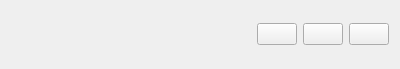
<?xml version="1.0" encoding="UTF-8"?>
<ui version="4.0">
 <class>WindowManageButtons</class>
 <widget class="QWidget" name="WindowManageButtons">
  <property name="geometry">
   <rect>
    <x>0</x>
    <y>0</y>
    <width>400</width>
    <height>69</height>
   </rect>
  </property>
  <property name="windowTitle">
   <string>Form</string>
  </property>
  <layout class="QHBoxLayout" name="horizontalLayout">
   <item>
    <spacer name="horizontalSpacer">
     <property name="orientation">
      <enum>Qt::Horizontal</enum>
     </property>
     <property name="sizeHint" stdset="0">
      <size>
       <width>253</width>
       <height>20</height>
      </size>
     </property>
    </spacer>
   </item>
   <item>
    <widget class="QPushButton" name="minimize">
     <property name="text">
      <string/>
     </property>
     <property name="icon">
      <iconset resource="../application.qrc">
       <normaloff>:/ui_icons/resources/ui_icons/minimize.svg</normaloff>:/ui_icons/resources/ui_icons/minimize.svg</iconset>
     </property>
     <property name="iconSize">
      <size>
       <width>24</width>
       <height>24</height>
      </size>
     </property>
    </widget>
   </item>
   <item>
    <widget class="QPushButton" name="zoom">
     <property name="text">
      <string/>
     </property>
     <property name="icon">
      <iconset resource="../application.qrc">
       <normaloff>:/ui_icons/resources/ui_icons/zoom.svg</normaloff>
       <normalon>:/ui_icons/resources/ui_icons/zoom_minimize.svg</normalon>
       <selectedoff>:/ui_icons/resources/ui_icons/zoom.svg</selectedoff>:/ui_icons/resources/ui_icons/zoom.svg</iconset>
     </property>
     <property name="iconSize">
      <size>
       <width>24</width>
       <height>24</height>
      </size>
     </property>
     <property name="checkable">
      <bool>true</bool>
     </property>
     <property name="checked">
      <bool>false</bool>
     </property>
    </widget>
   </item>
   <item>
    <widget class="QPushButton" name="close">
     <property name="text">
      <string/>
     </property>
     <property name="icon">
      <iconset resource="../application.qrc">
       <normaloff>:/ui_icons/resources/ui_icons/close.svg</normaloff>:/ui_icons/resources/ui_icons/close.svg</iconset>
     </property>
     <property name="iconSize">
      <size>
       <width>24</width>
       <height>24</height>
      </size>
     </property>
    </widget>
   </item>
  </layout>
 </widget>
 <resources>
  <include location="../application.qrc"/>
 </resources>
 <connections/>
</ui>
